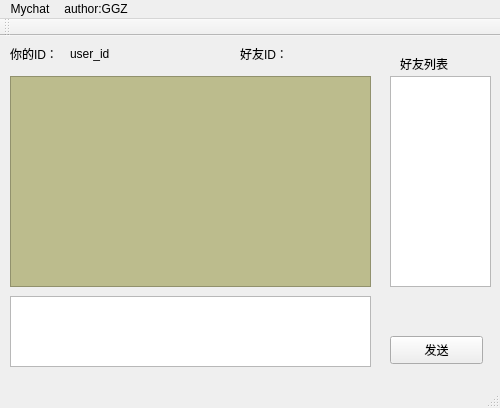
<?xml version="1.0" encoding="UTF-8"?>
<ui version="4.0">
 <class>MainWindow</class>
 <widget class="QMainWindow" name="MainWindow">
  <property name="geometry">
   <rect>
    <x>0</x>
    <y>0</y>
    <width>500</width>
    <height>408</height>
   </rect>
  </property>
  <property name="windowTitle">
   <string>MainWindow</string>
  </property>
  <widget class="QWidget" name="centralWidget">
   <widget class="QTextBrowser" name="ReceivetextBrowser">
    <property name="geometry">
     <rect>
      <x>10</x>
      <y>40</y>
      <width>361</width>
      <height>211</height>
     </rect>
    </property>
    <property name="styleSheet">
     <string notr="true">background-color: qlineargradient(spread:pad, x1:0, y1:0, x2:1, y2:0, stop:0 rgba(0, 0, 0, 255), stop:1 rgba(255, 255, 255, 255));
background-color: rgb(188, 188, 141);
font: 75 8pt &quot;Adobe 宋体 Std L&quot;;</string>
    </property>
   </widget>
   <widget class="QTextEdit" name="inputbox">
    <property name="geometry">
     <rect>
      <x>10</x>
      <y>260</y>
      <width>361</width>
      <height>71</height>
     </rect>
    </property>
   </widget>
   <widget class="QPushButton" name="pushButton">
    <property name="geometry">
     <rect>
      <x>390</x>
      <y>300</y>
      <width>93</width>
      <height>28</height>
     </rect>
    </property>
    <property name="text">
     <string>发送</string>
    </property>
   </widget>
   <widget class="QLabel" name="label">
    <property name="geometry">
     <rect>
      <x>10</x>
      <y>10</y>
      <width>72</width>
      <height>15</height>
     </rect>
    </property>
    <property name="text">
     <string>你的ID：</string>
    </property>
   </widget>
   <widget class="QLabel" name="label_2">
    <property name="geometry">
     <rect>
      <x>400</x>
      <y>20</y>
      <width>72</width>
      <height>15</height>
     </rect>
    </property>
    <property name="text">
     <string>好友列表</string>
    </property>
   </widget>
   <widget class="QLabel" name="user_id_number">
    <property name="geometry">
     <rect>
      <x>70</x>
      <y>10</y>
      <width>72</width>
      <height>15</height>
     </rect>
    </property>
    <property name="text">
     <string>user_id</string>
    </property>
   </widget>
   <widget class="QListWidget" name="list_friend_number">
    <property name="geometry">
     <rect>
      <x>390</x>
      <y>40</y>
      <width>101</width>
      <height>211</height>
     </rect>
    </property>
   </widget>
   <widget class="QLabel" name="label_3">
    <property name="geometry">
     <rect>
      <x>240</x>
      <y>10</y>
      <width>72</width>
      <height>15</height>
     </rect>
    </property>
    <property name="text">
     <string>好友ID：</string>
    </property>
   </widget>
   <widget class="QLabel" name="friend_id_number">
    <property name="geometry">
     <rect>
      <x>300</x>
      <y>10</y>
      <width>72</width>
      <height>15</height>
     </rect>
    </property>
    <property name="text">
     <string/>
    </property>
   </widget>
  </widget>
  <widget class="QToolBar" name="mainToolBar">
   <attribute name="toolBarArea">
    <enum>TopToolBarArea</enum>
   </attribute>
   <attribute name="toolBarBreak">
    <bool>false</bool>
   </attribute>
  </widget>
  <widget class="QStatusBar" name="statusBar"/>
  <widget class="QMenuBar" name="menuBar">
   <property name="geometry">
    <rect>
     <x>0</x>
     <y>0</y>
     <width>500</width>
     <height>26</height>
    </rect>
   </property>
   <widget class="QMenu" name="menuDataAcq">
    <property name="title">
     <string>Mychat</string>
    </property>
   </widget>
   <widget class="QMenu" name="menuAuthor_GGZ">
    <property name="title">
     <string>author:GGZ</string>
    </property>
   </widget>
   <addaction name="menuDataAcq"/>
   <addaction name="menuAuthor_GGZ"/>
  </widget>
 </widget>
 <layoutdefault spacing="6" margin="11"/>
 <resources/>
 <connections/>
</ui>
